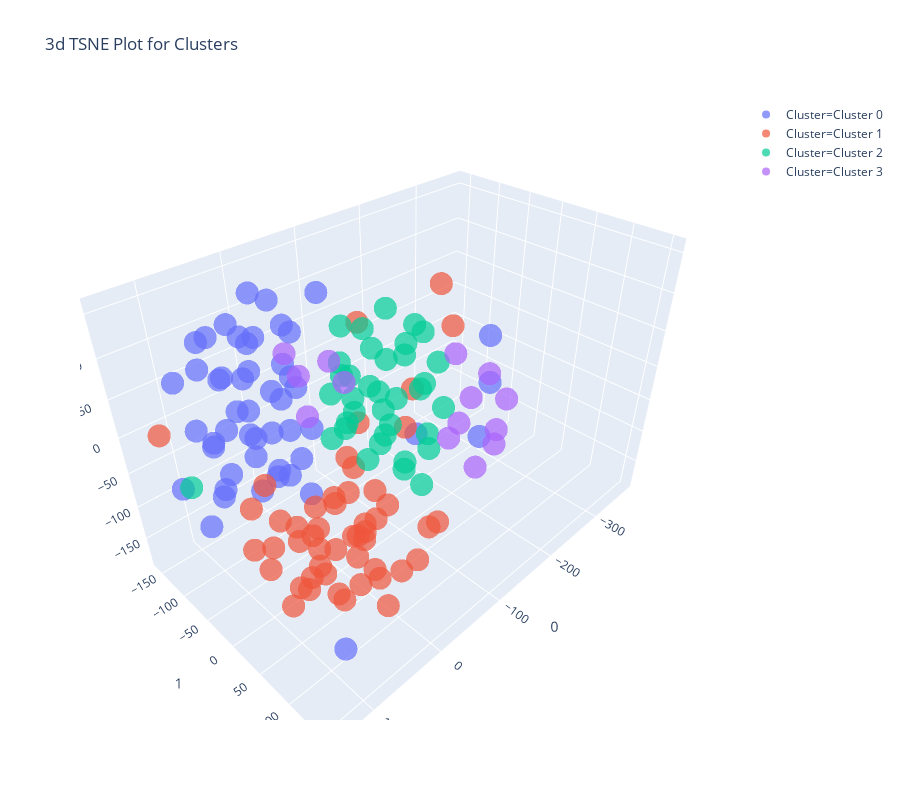

The notebook cell this image was saved under:
### Code cell
plot_model(kmean, plot='tsne', feature = None, label = False)
